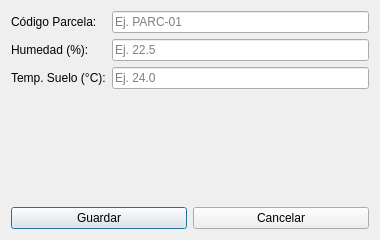
<?xml version="1.0" encoding="UTF-8"?>
<ui version="4.0">
 <class>DialogSensor</class>
 <widget class="QDialog" name="DialogSensor">
  <property name="geometry">
   <rect><x>0</x><y>0</y><width>380</width><height>240</height></rect>
  </property>
  <property name="windowTitle">
   <string>Registrar Lectura de Sensor</string>
  </property>
  <layout class="QVBoxLayout" name="verticalLayout">
   <item>
    <layout class="QFormLayout" name="formLayout">
     <item row="0" column="0"><widget class="QLabel" name="lbl1"><property name="text"><string>Código Parcela:</string></property></widget></item>
     <item row="0" column="1"><widget class="QLineEdit" name="txtParcela"><property name="placeholderText"><string>Ej. PARC-01</string></property></widget></item>
     <item row="1" column="0"><widget class="QLabel" name="lbl2"><property name="text"><string>Humedad (%):</string></property></widget></item>
     <item row="1" column="1"><widget class="QLineEdit" name="txtHumedad"><property name="placeholderText"><string>Ej. 22.5</string></property></widget></item>
     <item row="2" column="0"><widget class="QLabel" name="lbl3"><property name="text"><string>Temp. Suelo (°C):</string></property></widget></item>
     <item row="2" column="1"><widget class="QLineEdit" name="txtTemperatura"><property name="placeholderText"><string>Ej. 24.0</string></property></widget></item>
    </layout>
   </item>
   <item>
    <layout class="QHBoxLayout" name="horizontalLayout">
     <item><widget class="QPushButton" name="btnGuardar"><property name="text"><string>Guardar</string></property></widget></item>
     <item><widget class="QPushButton" name="btnCancelar"><property name="text"><string>Cancelar</string></property></widget></item>
    </layout>
   </item>
  </layout>
 </widget>
 <resources/>
 <connections/>
</ui>
